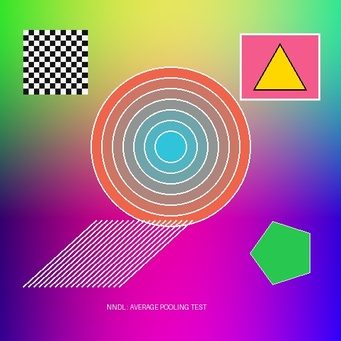
#> input picture sample.jpg, 341 x 341 px, shrunk from 512 x 512 before the run
$ python average_pooling.py
#> lines starting #> are read from the running program, lines starting #| are printed output that depends on the picture
import os
import sys
import numpy as np
import matplotlib.pyplot as plt
from PIL import Image

# -------------------------------------------------------------------------
# SUBJECT: Neural Networks and Deep Learning (NNDL)
# TOPIC  : Implement Average Pooling on a Sample Image
# -------------------------------------------------------------------------
# HOW TO EXPLAIN THIS TO YOUR TEACHER (SIMPLE & EASY):
# "Average Pooling reduces the size of an image.
#  It slides a small 2x2 box over the pixels.
#  It calculates the average of those 4 pixels and stores that average
#  in the new image.
#  This cuts the height and width in half and smooths out the image."
# -------------------------------------------------------------------------

def average_pooling(image, pool_size=2):
    """
    Applies 2D Average Pooling to an RGB image.

    Parameters:
        image     : 3D numpy array of shape (Height, Width, Channels)
        pool_size : size of the pooling box (default 2 means 2x2 box)

    Returns:
        pooled    : smaller image of shape (Height/2, Width/2, Channels)
    """
    height, width, channels = image.shape

    # Calculate the new smaller dimensions
    new_height = height // pool_size
    new_width = width // pool_size

    # Create an empty blank array for the smaller output image
    pooled = np.zeros((new_height, new_width, channels), dtype=np.uint8)

    # Slide the 2x2 box across rows and columns
    for i in range(new_height):
        for j in range(new_width):
            # Find the boundaries of the 2x2 box
            r_start = i * pool_size
            r_end = r_start + pool_size
            c_start = j * pool_size
            c_end = c_start + pool_size

            # Extract the 2x2 box of pixels
            box = image[r_start:r_end, c_start:c_end]

            # Calculate the average value of the pixels in this box
            pooled[i, j] = np.mean(box, axis=(0, 1))

    return pooled


def main():
    print("=" * 65)
    print("   NNDL PBL: IMPLEMENT AVERAGE POOLING ON A SAMPLE IMAGE")
    print("=" * 65)

    # 1. Show a tiny numerical example (Easy for Viva!)
    print("\n--- STEP 1: HOW THE MATH WORKS (VIVA EXAMPLE) ---")
    tiny_box = np.array([
        [10, 20],
        [30, 40]
    ])
    tiny_avg = np.mean(tiny_box)
    print("Suppose we have a 2x2 box of pixels:")
    print("   [10, 20]")
    print("   [30, 40]")
    print(f"Formula: (10 + 20 + 30 + 40) / 4 = 100 / 4 = {tiny_avg:.1f}")
    print(f"Resulting Pooled Pixel Value: {tiny_avg:.1f}")

    # 2. Load the sample image
    image_file = "sample.jpg"
    if not os.path.exists(image_file):
        print(f"\n[Error] '{image_file}' not found in current folder.")
        return

    print("\n--- STEP 2: LOADING SAMPLE IMAGE ---")
    img = Image.open(image_file).convert("RGB")
#> img is the input picture: PIL image 341x341 RGB; mean R, G, B 159.4, 103.4, 144.3
    image_array = np.array(img)
    orig_h, orig_w, _ = image_array.shape
#> orig_h = 341; orig_w = 341
    print(f"Loaded: {image_file}")
    print(f"Original Dimensions: {orig_w} x {orig_h} pixels")
#| Original Dimensions: 341 x 341 pixels

    # 3. Apply Average Pooling
    print("\n--- STEP 3: APPLYING AVERAGE POOLING (2x2) ---")
    pooled_array = average_pooling(image_array, pool_size=2)
#> after the loop in average_pooling, `for i in range(new_height):`:
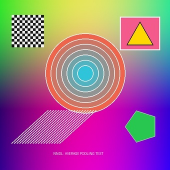
#> pooled: shape (170, 170, 3); mean R, G, B 159.4, 103.5, 143.6
    new_h, new_w, _ = pooled_array.shape
#> new_h = 170; new_w = 170
    print(f"New Dimensions After Pooling: {new_w} x {new_h} pixels")
#| New Dimensions After Pooling: 170 x 170 pixels
    print(f"Reduction: Cut height and width in half (75% smaller data size)!")

    # 4. Save results
    output_image_file = "pooled_sample.jpg"
    comparison_file = "comparison_result.png"

    # Save the downsampled image
    Image.fromarray(pooled_array).save(output_image_file)
    print(f"\n[OK] Pooled image saved as: {output_image_file}")

    # 5. Create side-by-side comparison plot
    fig, axes = plt.subplots(1, 2, figsize=(10, 5))

    axes[0].imshow(image_array)
    axes[0].set_title(f"Original Image\nSize: {orig_w}x{orig_h}", fontsize=12, fontweight="bold")
    axes[0].axis("off")

    axes[1].imshow(pooled_array)
    axes[1].set_title(f"After Average Pooling (2x2)\nSize: {new_w}x{new_h}", fontsize=12, fontweight="bold")
    axes[1].axis("off")

    plt.tight_layout()
    plt.savefig(comparison_file, dpi=150)
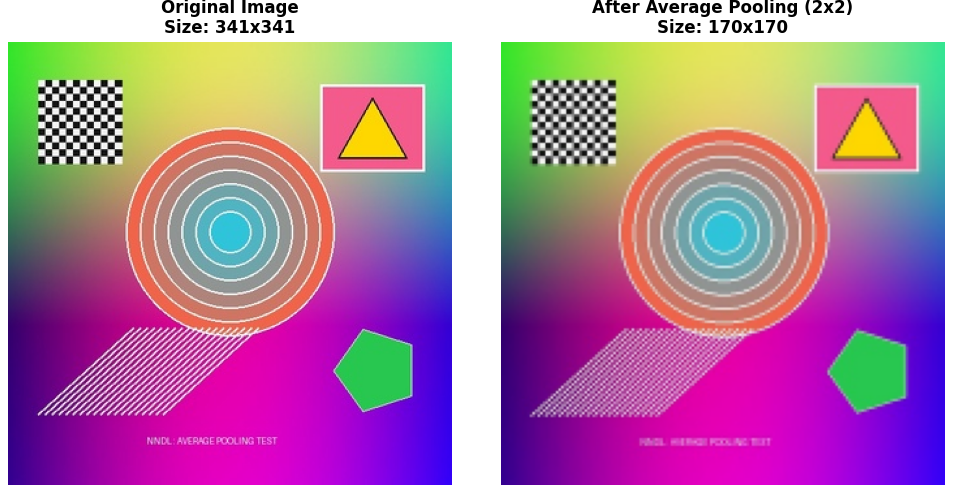
#> figure drawn by matplotlib, 2 panels
    print(f"[OK] Side-by-side comparison saved as: {comparison_file}")
    print("\n" + "=" * 65)
    print("SUCCESS: Model ran completely!")
    print(f"You can show '{comparison_file}' to your professor.")
    print("=" * 65)

if __name__ == "__main__":
    main()
